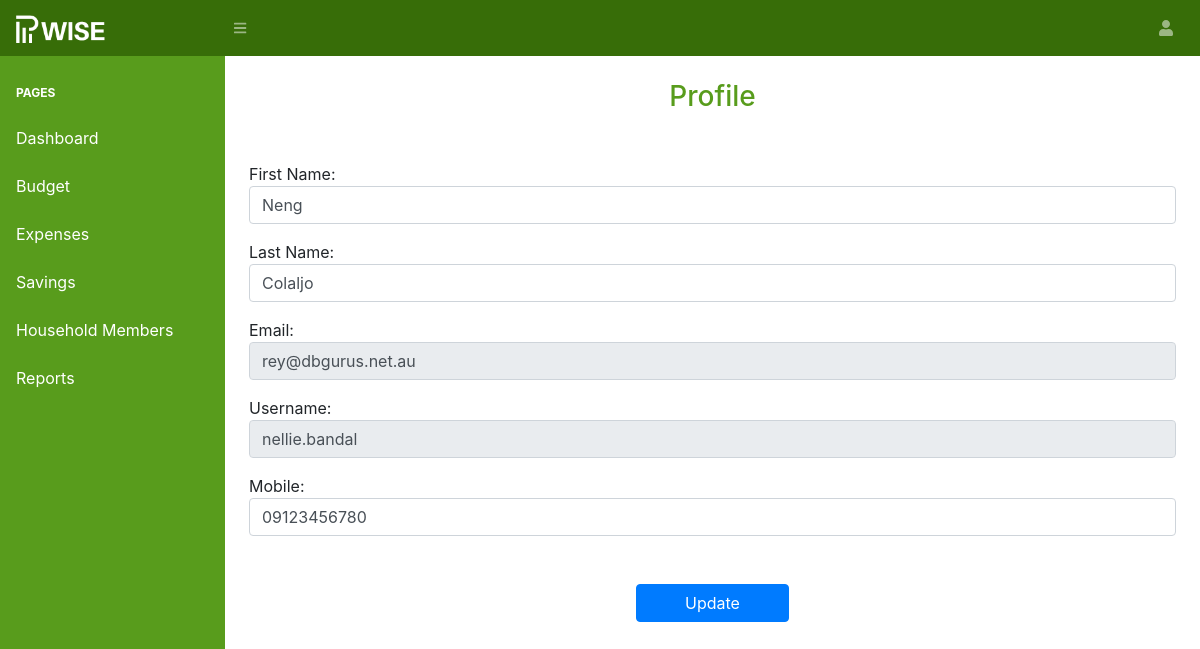
The app's page /admin/profile.php (signed in) with its own data.
### tables this page shows
CREATE TABLE `users` (
  `id` int(11) NOT NULL,
  `firstname` varchar(255) NOT NULL,
  `lastname` varchar(255) NOT NULL,
  `email` varchar(255) NOT NULL,
  `username` varchar(255) NOT NULL,
  `password` varchar(255) NOT NULL,
  `image` varchar(255) DEFAULT NULL,
  `mobile` varchar(20) DEFAULT NULL,
  `parent_id` int(11) NOT NULL DEFAULT 0,
  `is_verified` bit(1) NOT NULL DEFAULT b'0',
  `verification_link` varchar(255) DEFAULT NULL,
  `change_password_link` varchar(255) DEFAULT NULL,
  `account_type` int(11) NOT NULL,
  `created` timestamp NOT NULL DEFAULT current_timestamp(),
  `created_by` int(11) DEFAULT NULL,
  `archived` bit(1) NOT NULL DEFAULT b'0'
);

### helpers/DatabaseConfiguration.php (called while the page is built, shortened)
<?php
class DatabaseConfiguration {
    private $servername = "localhost";
    private $username   = "root";
    private $password   = "";
    private $database   = "pwise";
    public function __construct() {
        $this->conn = new mysqli($this->servername, $this->username, $this->password, $this->database);
    }
}
?>

### repository/account/UpdateRepository.php (called while the page is built, shortened)
<?php
class UpdateRepository extends ReposittoryHelper {
    private $data;
    public function __construct() {
        $this->data = new UpdateData();
    }
    public function GetUserData($id) {
        $result = $this->data->GetUserData($id);
        return $this->GetDataAsArray($result);
    }
}
?>

### helpers/DataHelper.php (called while the page is built, shortened)
<?php
class DataHelper extends DatabaseConfiguration {
    public function EscapeString($data) {
        return mysqli_real_escape_string($this->conn, $data);
    }
    public function SelectData($sql) {
        return $this->conn->query($sql);
    }
}
?>

### data/account/UpdateData.php (called while the page is built, shortened)
<?php
class UpdateData extends DataHelper {
    public function GetUserData($id) {
        $id  = $this->EscapeString($id);
        $sql = "SELECT * FROM users WHERE id = '$id'";
        return $this->SelectData($sql);
    }
}
?>

### helpers/ReposittoryHelper.php (called while the page is built, shortened)
<?php
class ReposittoryHelper {
    public function GetDataAsArray($array) {
        $data = [];
        while($row = $array->fetch_assoc()) {
            array_push($data, $row);
        }
        return $data;
    }
}
?>

### admin/profile.php (the view, shortened to what this page needs)
<?php require_once '../shared/header.php'; ?>
<?php
require_once './../data/account/UpdateData.php';
require_once './../repository/account/UpdateRepository.php';
$data = new UpdateRepository();
$user = $data->GetUserData($id);
?>
<div class="container-fluid">
    <h3 class="mt-4 text-site-primary text-center">Profile</h3>
    <div class="row mt-5">
        <form class="col" onsubmit="return SubmitUpdateUserDataForm(this)">
            <div class="form-group">
                First Name:
                <input type="text" class="form-control" name="fname" id="firstname" value="<?php echo $user[0]['firstname']; ?>">
            </div>
            <div class="form-group">
                Last Name:
                <input type="text" class="form-control" name="lname" id="lastname" value="<?php echo $user[0]['lastname']; ?>">
            </div>
            <div class="form-group">
                Email:
                <input type="text" class="form-control" value="<?php echo $user[0]['email']; ?>" disabled>
            </div>
            <div class="form-group">
                Username:
                <input type="text" class="form-control" value="<?php echo $user[0]['username']; ?>" disabled>
            </div>
            <div class="form-group">
                Mobile:
                <input type="number" class="form-control" name="phone" id="mobile" value="<?php echo $user[0]['mobile']; ?>">
            </div>
            <div class="form-group d-flex justify-content-center mt-5">
                <input type="submit" class="btn btn-primary px-5" value="Update">
            </div>
        </form>
    </div>
</div>
<?php require_once '../shared/footer.php'; ?>

### records on screen
users: fname "Neng", lname "Colaljo", email "rey@dbgurus.net.au", username "nellie.bandal", phone "09123456780"
